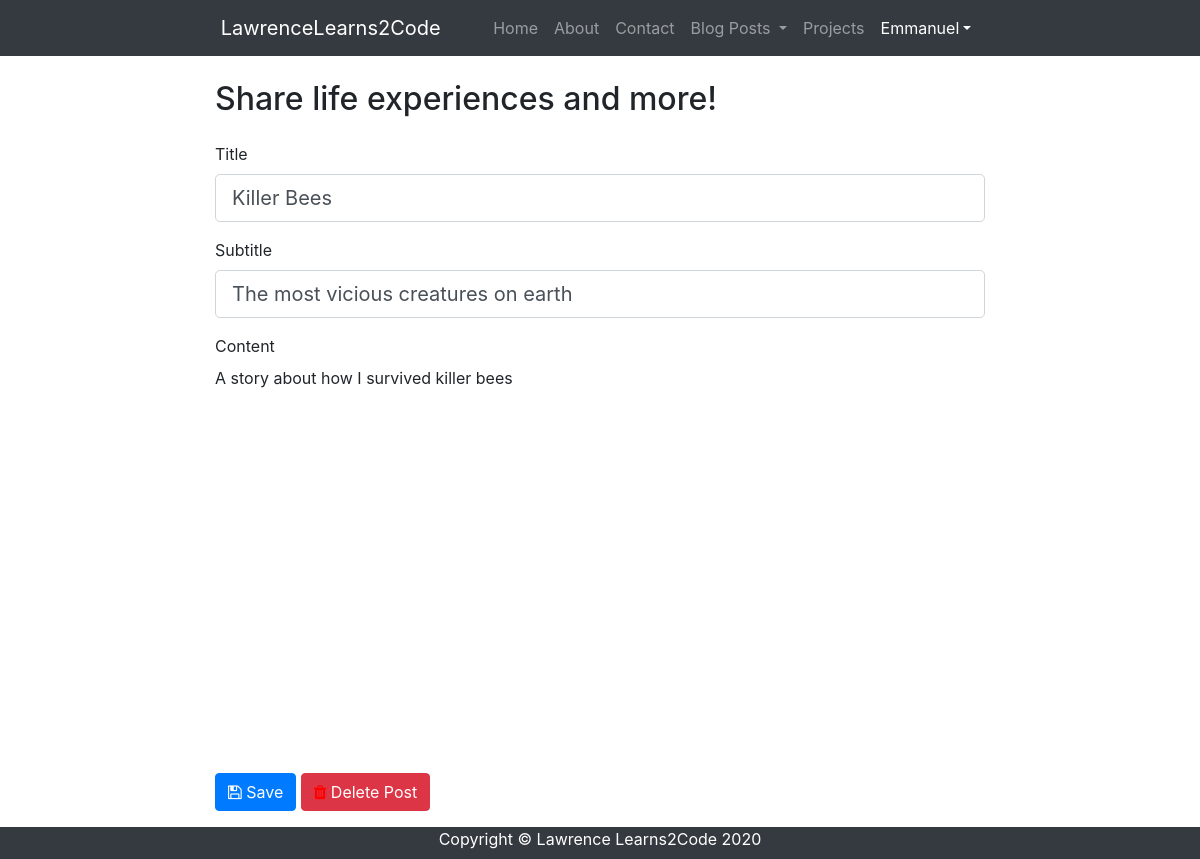
The page /edit_post/3/ (signed in) on the database as committed earlier.
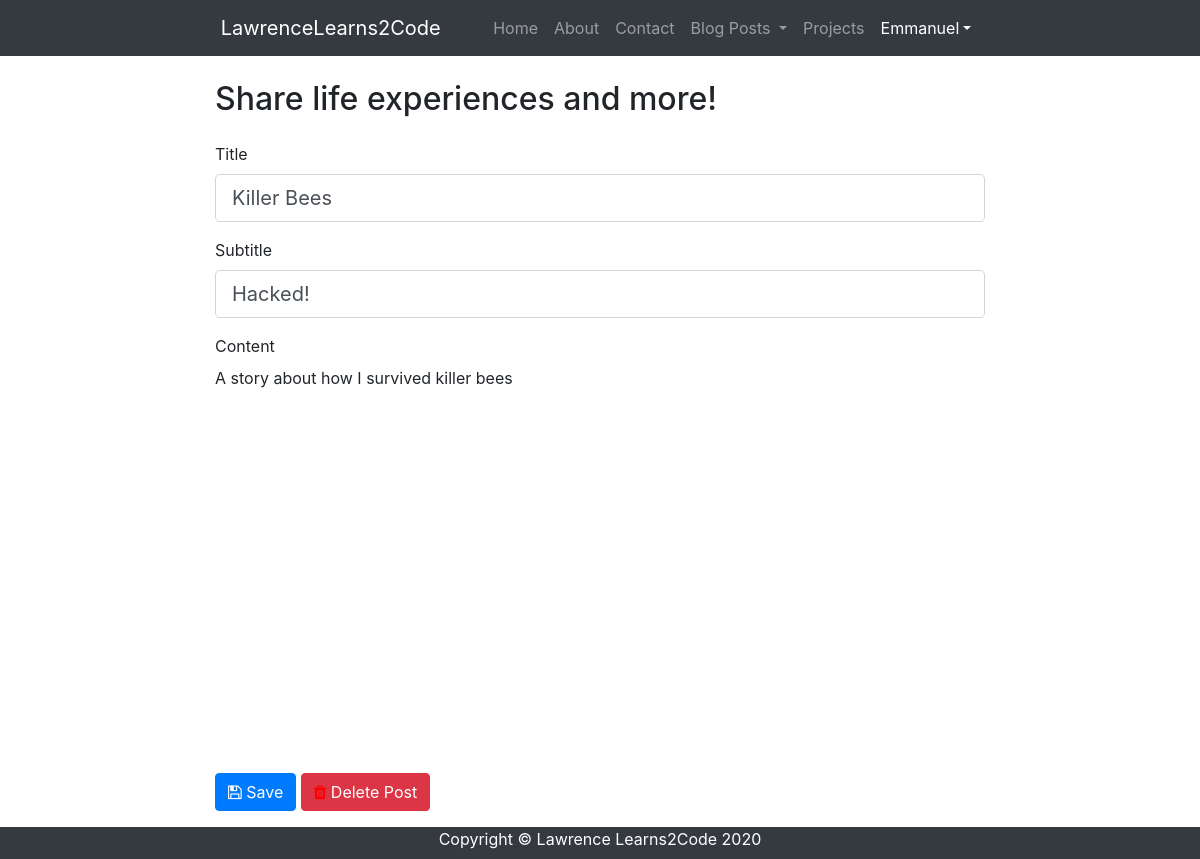
The same page on the database as committed later.
### lawrencelearns2code/models.py (models this page shows, shortened)
class Post(db.Model):
    id = db.Column(db.Integer, primary_key=True)
    title = db.Column(db.String(100), nullable=False)
    date_posted = db.Column(db.DateTime, nullable=False, default=datetime.utcnow)
    subtitle = db.Column(db.String(150), nullable=False)
    content = db.Column(db.Text, nullable=False)
    user_id = db.Column(db.Integer, db.ForeignKey('user.id'), nullable=False)

### lawrencelearns2code/routes.py (the view)
@app.route('/edit_post/<post_id>/', methods=['GET','POST'])
@login_required
def edit_post(post_id):
    post = Post.query.get_or_404(post_id)
    if current_user.id != post.author.id:
        return "You cannot edit this post"
    form = NewPostForm()
    if form.validate_on_submit():
        post.title = form.title.data
        post.subtitle = form.subtitle.data
        post.content = form.content.data
        db.session.commit()
        flash('Post updated!','success')
        return redirect(url_for('blog'))
    elif request.method == 'GET':
        form.title.data = post.title
        form.subtitle.data = post.subtitle
        return render_template('new_post.html', form=form, post=post)

### lawrencelearns2code/forms.py
class NewPostForm(FlaskForm):
    title = StringField('Title', validators=[DataRequired(), Length(2,50)])
    subtitle = StringField('Subtitle', validators=[DataRequired()])
    content = TextAreaField('Content', validators=[DataRequired()], render_kw={'hidden':'true'})
    submit = SubmitField('Post')

### lawrencelearns2code/models.py (called while the page is built)
@login_manager.user_loader
def load_user(user_id):
    return User.query.get(int(user_id))

### lawrencelearns2code/templates/new_post.html (shortened to what this page needs)
{% extends 'layout.html' %}
{% block richtexteditor %}
    <link href="https://cdn.quilljs.com/1.3.6/quill.snow.css" rel="stylesheet">
{% endblock richtexteditor %}
{% block content %}
    <div class="my-3">
        <h2 class="my-4">Share life experiences and more!</h2>
        <form method="Post" action="">
            <fieldset class="form-group">
                <div class="form-group">
                    {{ form.title.label(class="form-control-label") }}
                    {% if form.title.errors %}
                        {{ form.title(class="form-control form-control-lg is-invalid") }}
                        <div class="invalid-feedback">
                            {% for error in form.title.errors %}
                                <span>{{ error }}</span>
                            {% endfor %}
                        </div>
                    {% else %}
                    {{ form.title(class="form-control form-control-lg") }}
                    {% endif %}
                </div>
                <div class="form-group">
                    {{ form.subtitle.label(class="form-control-label") }}
                    {% if form.subtitle.errors %}
                        {{ form.subtitle(class="form-control form-control-lg is-invalid") }}
                        <div class="invalid-feedback">
                            {% for error in form.subtitle.errors %}
                                <span>{{ error }}</span>
                            {% endfor %}
                        </div>
                    {% else %}
                    {{ form.subtitle(class="form-control form-control-lg") }}
                    {% endif %}
                </div>
                <div class="form-group">
                    {{ form.content.label(class="form-control-label") }}
                    {% if form.content.errors %}
                        {{ form.content(class="form-control form-control-lg is-invalid") }}
                        <div class="invalid-feedback">
                            {% for error in form.content.errors %}
                                <span>{{ error }}</span>
                            {% endfor %}
                        </div>
                    {% else %}
                    <div id="editor" onkeyup="updateOther(this)" style="height: 375px;">
                        {% if post is defined %}
                            {{post.content|safe}}
                        {% endif %}
                    </div>
                    {% endif %}
                </div>
            </fieldset>
            <div class="form-group">
                <button class="btn btn-primary", onclick="myFunc()">
                    <i class="fa fa-save"></i>
                    Save
                </button>
                {% if 'edit_post' in request.endpoint %}
                    <a class="btn btn-danger" href="#" data-toggle="modal" data-target="#confirm_delete">
                        <i class="fa fa-trash" style="color: red;"></i> Delete Post
                    </a>
                {% else %}
                    <a class="btn btn-primary" href="{{url_for('blog')}}">
                        <i class="fa fa-close"></i> Cancel
                    </a>
                {% endif %}
            </div>
        </form>
    </div>
{% endblock content %}

Rows that differ between the two databases and show on the page:
changed Post "A story about how I survived killer bees": subtitle "The most vicious creatures on earth" → "Hacked!"
